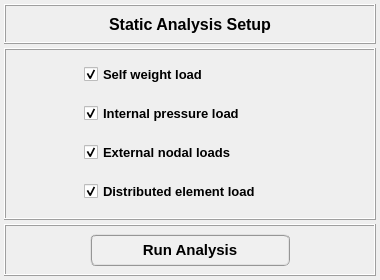
<?xml version="1.0" encoding="UTF-8"?>
<ui version="4.0">
 <class>Dialog</class>
 <widget class="QDialog" name="Dialog">
  <property name="windowModality">
   <enum>Qt::NonModal</enum>
  </property>
  <property name="geometry">
   <rect>
    <x>0</x>
    <y>0</y>
    <width>380</width>
    <height>280</height>
   </rect>
  </property>
  <property name="sizePolicy">
   <sizepolicy hsizetype="Fixed" vsizetype="Fixed">
    <horstretch>0</horstretch>
    <verstretch>0</verstretch>
   </sizepolicy>
  </property>
  <property name="minimumSize">
   <size>
    <width>380</width>
    <height>280</height>
   </size>
  </property>
  <property name="maximumSize">
   <size>
    <width>380</width>
    <height>280</height>
   </size>
  </property>
  <property name="contextMenuPolicy">
   <enum>Qt::DefaultContextMenu</enum>
  </property>
  <property name="windowTitle">
   <string>Static Analysis Setup</string>
  </property>
  <property name="windowIcon">
   <iconset>
    <normaloff>../../../../../../Downloads/load - Copia.png</normaloff>../../../../../../Downloads/load - Copia.png</iconset>
  </property>
  <property name="whatsThis">
   <string/>
  </property>
  <layout class="QGridLayout" name="gridLayout">
   <property name="leftMargin">
    <number>4</number>
   </property>
   <property name="topMargin">
    <number>4</number>
   </property>
   <property name="rightMargin">
    <number>4</number>
   </property>
   <property name="bottomMargin">
    <number>4</number>
   </property>
   <property name="spacing">
    <number>4</number>
   </property>
   <item row="0" column="0">
    <widget class="QFrame" name="frame_title">
     <property name="maximumSize">
      <size>
       <width>16777215</width>
       <height>40</height>
      </size>
     </property>
     <property name="font">
      <font>
       <family>Arial</family>
       <pointsize>12</pointsize>
       <weight>75</weight>
       <bold>true</bold>
      </font>
     </property>
     <property name="styleSheet">
      <string notr="true"/>
     </property>
     <property name="frameShape">
      <enum>QFrame::Box</enum>
     </property>
     <property name="frameShadow">
      <enum>QFrame::Raised</enum>
     </property>
     <property name="lineWidth">
      <number>1</number>
     </property>
     <layout class="QGridLayout" name="gridLayout_2">
      <property name="leftMargin">
       <number>0</number>
      </property>
      <property name="topMargin">
       <number>0</number>
      </property>
      <property name="rightMargin">
       <number>0</number>
      </property>
      <property name="bottomMargin">
       <number>0</number>
      </property>
      <property name="spacing">
       <number>0</number>
      </property>
      <item row="0" column="0">
       <widget class="QLabel" name="label_title">
        <property name="minimumSize">
         <size>
          <width>0</width>
          <height>32</height>
         </size>
        </property>
        <property name="maximumSize">
         <size>
          <width>16777215</width>
          <height>32</height>
         </size>
        </property>
        <property name="font">
         <font>
          <family>MS Shell Dlg 2</family>
          <pointsize>12</pointsize>
          <weight>75</weight>
          <italic>false</italic>
          <bold>true</bold>
         </font>
        </property>
        <property name="text">
         <string>Static Analysis Setup</string>
        </property>
        <property name="textFormat">
         <enum>Qt::AutoText</enum>
        </property>
        <property name="alignment">
         <set>Qt::AlignCenter</set>
        </property>
       </widget>
      </item>
     </layout>
    </widget>
   </item>
   <item row="2" column="0">
    <widget class="QFrame" name="frame_button">
     <property name="minimumSize">
      <size>
       <width>0</width>
       <height>52</height>
      </size>
     </property>
     <property name="maximumSize">
      <size>
       <width>16777215</width>
       <height>52</height>
      </size>
     </property>
     <property name="font">
      <font>
       <family>Arial</family>
       <pointsize>12</pointsize>
       <weight>75</weight>
       <bold>true</bold>
      </font>
     </property>
     <property name="frameShape">
      <enum>QFrame::Box</enum>
     </property>
     <property name="frameShadow">
      <enum>QFrame::Raised</enum>
     </property>
     <layout class="QGridLayout" name="gridLayout_3">
      <property name="leftMargin">
       <number>2</number>
      </property>
      <property name="topMargin">
       <number>2</number>
      </property>
      <property name="rightMargin">
       <number>2</number>
      </property>
      <property name="bottomMargin">
       <number>2</number>
      </property>
      <property name="spacing">
       <number>2</number>
      </property>
      <item row="0" column="0">
       <widget class="QPushButton" name="pushButton_run_analysis">
        <property name="minimumSize">
         <size>
          <width>200</width>
          <height>32</height>
         </size>
        </property>
        <property name="maximumSize">
         <size>
          <width>200</width>
          <height>32</height>
         </size>
        </property>
        <property name="font">
         <font>
          <family>MS Shell Dlg 2</family>
          <pointsize>11</pointsize>
          <weight>75</weight>
          <italic>false</italic>
          <bold>true</bold>
         </font>
        </property>
        <property name="styleSheet">
         <string notr="true">QPushButton{border-radius: 6px; border-color: rgb(150, 150, 150); border-style: ridge; border-width: 2px; color: rgb(0, 0, 0); background-color: rgb(240, 240, 240); font: 75 bold 11pt &quot;MS Shell Dlg 2&quot;}
QPushButton:hover{border-radius: 6px; border-color: rgb(0, 170, 255); border-style: ridge; border-width: 2px; color: rgb(0, 0, 0); background-color: rgba(174, 213, 255, 100); font: 75 bold 11pt &quot;MS Shell Dlg 2&quot;}
QPushButton:pressed{border-radius: 6px; border-color: rgb(0, 170, 255); border-style: ridge; border-width: 3px; color: rgb(0, 0, 0); background-color: rgb(174, 213, 255); font: 75 bold 11pt &quot;MS Shell Dlg 2&quot;}</string>
        </property>
        <property name="text">
         <string>Run Analysis</string>
        </property>
       </widget>
      </item>
     </layout>
    </widget>
   </item>
   <item row="1" column="0">
    <widget class="QFrame" name="frame">
     <property name="minimumSize">
      <size>
       <width>0</width>
       <height>150</height>
      </size>
     </property>
     <property name="frameShape">
      <enum>QFrame::Box</enum>
     </property>
     <property name="frameShadow">
      <enum>QFrame::Raised</enum>
     </property>
     <layout class="QGridLayout" name="gridLayout_8">
      <property name="leftMargin">
       <number>2</number>
      </property>
      <property name="topMargin">
       <number>2</number>
      </property>
      <property name="rightMargin">
       <number>2</number>
      </property>
      <property name="bottomMargin">
       <number>2</number>
      </property>
      <property name="spacing">
       <number>2</number>
      </property>
      <item row="0" column="0">
       <widget class="QFrame" name="frame_1">
        <property name="minimumSize">
         <size>
          <width>360</width>
          <height>30</height>
         </size>
        </property>
        <property name="maximumSize">
         <size>
          <width>360</width>
          <height>30</height>
         </size>
        </property>
        <property name="frameShape">
         <enum>QFrame::NoFrame</enum>
        </property>
        <property name="frameShadow">
         <enum>QFrame::Raised</enum>
        </property>
        <layout class="QGridLayout" name="gridLayout_7">
         <property name="leftMargin">
          <number>0</number>
         </property>
         <property name="topMargin">
          <number>0</number>
         </property>
         <property name="rightMargin">
          <number>0</number>
         </property>
         <property name="bottomMargin">
          <number>0</number>
         </property>
         <property name="spacing">
          <number>0</number>
         </property>
         <item row="0" column="0">
          <widget class="QCheckBox" name="checkBox_self_weight_load">
           <property name="minimumSize">
            <size>
             <width>212</width>
             <height>26</height>
            </size>
           </property>
           <property name="maximumSize">
            <size>
             <width>212</width>
             <height>26</height>
            </size>
           </property>
           <property name="font">
            <font>
             <pointsize>10</pointsize>
             <weight>75</weight>
             <bold>true</bold>
            </font>
           </property>
           <property name="text">
            <string>Self weight load</string>
           </property>
           <property name="checked">
            <bool>true</bool>
           </property>
          </widget>
         </item>
        </layout>
       </widget>
      </item>
      <item row="2" column="0">
       <widget class="QFrame" name="frame_3">
        <property name="minimumSize">
         <size>
          <width>360</width>
          <height>30</height>
         </size>
        </property>
        <property name="maximumSize">
         <size>
          <width>360</width>
          <height>30</height>
         </size>
        </property>
        <property name="frameShape">
         <enum>QFrame::NoFrame</enum>
        </property>
        <property name="frameShadow">
         <enum>QFrame::Raised</enum>
        </property>
        <layout class="QGridLayout" name="gridLayout_9">
         <property name="leftMargin">
          <number>0</number>
         </property>
         <property name="topMargin">
          <number>0</number>
         </property>
         <property name="rightMargin">
          <number>0</number>
         </property>
         <property name="bottomMargin">
          <number>0</number>
         </property>
         <property name="spacing">
          <number>0</number>
         </property>
         <item row="0" column="0">
          <widget class="QCheckBox" name="checkBox_external_nodal_loads">
           <property name="minimumSize">
            <size>
             <width>212</width>
             <height>26</height>
            </size>
           </property>
           <property name="maximumSize">
            <size>
             <width>212</width>
             <height>26</height>
            </size>
           </property>
           <property name="font">
            <font>
             <pointsize>10</pointsize>
             <weight>75</weight>
             <bold>true</bold>
            </font>
           </property>
           <property name="text">
            <string>External nodal loads</string>
           </property>
           <property name="checked">
            <bool>true</bool>
           </property>
          </widget>
         </item>
        </layout>
       </widget>
      </item>
      <item row="1" column="0">
       <widget class="QFrame" name="frame_2">
        <property name="minimumSize">
         <size>
          <width>360</width>
          <height>30</height>
         </size>
        </property>
        <property name="maximumSize">
         <size>
          <width>360</width>
          <height>30</height>
         </size>
        </property>
        <property name="frameShape">
         <enum>QFrame::NoFrame</enum>
        </property>
        <property name="frameShadow">
         <enum>QFrame::Raised</enum>
        </property>
        <layout class="QGridLayout" name="gridLayout_12">
         <property name="leftMargin">
          <number>0</number>
         </property>
         <property name="topMargin">
          <number>0</number>
         </property>
         <property name="rightMargin">
          <number>0</number>
         </property>
         <property name="bottomMargin">
          <number>0</number>
         </property>
         <property name="spacing">
          <number>0</number>
         </property>
         <item row="0" column="0">
          <widget class="QCheckBox" name="checkBox_internal_pressure_load">
           <property name="minimumSize">
            <size>
             <width>212</width>
             <height>26</height>
            </size>
           </property>
           <property name="maximumSize">
            <size>
             <width>212</width>
             <height>26</height>
            </size>
           </property>
           <property name="font">
            <font>
             <pointsize>10</pointsize>
             <weight>75</weight>
             <bold>true</bold>
            </font>
           </property>
           <property name="text">
            <string>Internal pressure load</string>
           </property>
           <property name="checked">
            <bool>true</bool>
           </property>
          </widget>
         </item>
        </layout>
       </widget>
      </item>
      <item row="3" column="0">
       <widget class="QFrame" name="frame_4">
        <property name="minimumSize">
         <size>
          <width>360</width>
          <height>30</height>
         </size>
        </property>
        <property name="maximumSize">
         <size>
          <width>360</width>
          <height>30</height>
         </size>
        </property>
        <property name="frameShape">
         <enum>QFrame::NoFrame</enum>
        </property>
        <property name="frameShadow">
         <enum>QFrame::Raised</enum>
        </property>
        <layout class="QGridLayout" name="gridLayout_10">
         <property name="leftMargin">
          <number>0</number>
         </property>
         <property name="topMargin">
          <number>0</number>
         </property>
         <property name="rightMargin">
          <number>0</number>
         </property>
         <property name="bottomMargin">
          <number>0</number>
         </property>
         <property name="spacing">
          <number>0</number>
         </property>
         <item row="0" column="0">
          <widget class="QCheckBox" name="checkBox_distributed_element">
           <property name="minimumSize">
            <size>
             <width>212</width>
             <height>26</height>
            </size>
           </property>
           <property name="maximumSize">
            <size>
             <width>212</width>
             <height>26</height>
            </size>
           </property>
           <property name="font">
            <font>
             <pointsize>10</pointsize>
             <weight>75</weight>
             <bold>true</bold>
            </font>
           </property>
           <property name="text">
            <string>Distributed element load</string>
           </property>
           <property name="checked">
            <bool>true</bool>
           </property>
          </widget>
         </item>
        </layout>
       </widget>
      </item>
     </layout>
    </widget>
   </item>
  </layout>
 </widget>
 <resources/>
 <connections/>
</ui>
